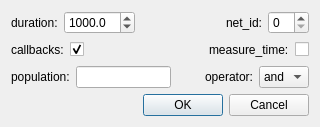
<?xml version="1.0" encoding="UTF-8"?>
<ui version="4.0">
 <class>Dialog</class>
 <widget class="QDialog" name="Dialog">
  <property name="maximumSize">
   <size>
    <width>320</width>
    <height>145</height>
   </size>
  </property>
  <property name="windowTitle">
   <string>Simulation</string>
  </property>
  <layout class="QVBoxLayout" name="verticalLayout">
   <item>
    <layout class="QHBoxLayout" name="horizontalLayout">
     <item>
      <widget class="QLabel" name="label">
       <property name="text">
        <string>duration:</string>
       </property>
      </widget>
     </item>
     <item>
      <widget class="QDoubleSpinBox" name="doubleSpinBox_duration">
       <property name="decimals">
        <number>1</number>
       </property>
       <property name="maximum">
        <double>10000.000000000000000</double>
       </property>
       <property name="value">
        <double>1000.000000000000000</double>
       </property>
      </widget>
     </item>
     <item>
      <spacer name="horizontalSpacer_2">
       <property name="orientation">
        <enum>Qt::Horizontal</enum>
       </property>
       <property name="sizeHint" stdset="0">
        <size>
         <width>40</width>
         <height>20</height>
        </size>
       </property>
      </spacer>
     </item>
     <item>
      <widget class="QLabel" name="label_4">
       <property name="text">
        <string>net_id:</string>
       </property>
      </widget>
     </item>
     <item>
      <widget class="QSpinBox" name="spinBox_net_id"/>
     </item>
    </layout>
   </item>
   <item>
    <layout class="QHBoxLayout" name="horizontalLayout_2">
     <item>
      <widget class="QLabel" name="label_3">
       <property name="text">
        <string>callbacks:</string>
       </property>
      </widget>
     </item>
     <item>
      <widget class="QCheckBox" name="checkBox_callbacks">
       <property name="text">
        <string/>
       </property>
       <property name="checked">
        <bool>true</bool>
       </property>
      </widget>
     </item>
     <item>
      <spacer name="horizontalSpacer">
       <property name="orientation">
        <enum>Qt::Horizontal</enum>
       </property>
       <property name="sizeHint" stdset="0">
        <size>
         <width>40</width>
         <height>20</height>
        </size>
       </property>
      </spacer>
     </item>
     <item>
      <widget class="QLabel" name="label_2">
       <property name="text">
        <string>measure_time:</string>
       </property>
      </widget>
     </item>
     <item>
      <widget class="QCheckBox" name="checkBox_measure_time">
       <property name="text">
        <string/>
       </property>
      </widget>
     </item>
    </layout>
   </item>
   <item>
    <layout class="QHBoxLayout" name="horizontalLayout_3">
     <item>
      <widget class="QLabel" name="label_5">
       <property name="text">
        <string>population:</string>
       </property>
      </widget>
     </item>
     <item>
      <widget class="QLineEdit" name="lineEdit_population"/>
     </item>
     <item>
      <spacer name="horizontalSpacer_3">
       <property name="orientation">
        <enum>Qt::Horizontal</enum>
       </property>
       <property name="sizeHint" stdset="0">
        <size>
         <width>40</width>
         <height>20</height>
        </size>
       </property>
      </spacer>
     </item>
     <item>
      <widget class="QLabel" name="label_6">
       <property name="text">
        <string>operator:</string>
       </property>
      </widget>
     </item>
     <item>
      <widget class="QComboBox" name="comboBox_operator">
       <item>
        <property name="text">
         <string>and</string>
        </property>
       </item>
       <item>
        <property name="text">
         <string>or</string>
        </property>
       </item>
      </widget>
     </item>
    </layout>
   </item>
   <item>
    <widget class="QDialogButtonBox" name="buttonBox">
     <property name="orientation">
      <enum>Qt::Horizontal</enum>
     </property>
     <property name="standardButtons">
      <set>QDialogButtonBox::Cancel|QDialogButtonBox::Ok</set>
     </property>
    </widget>
   </item>
  </layout>
 </widget>
 <resources/>
 <connections>
  <connection>
   <sender>buttonBox</sender>
   <signal>accepted()</signal>
   <receiver>Dialog</receiver>
   <slot>accept()</slot>
   <hints>
    <hint type="sourcelabel">
     <x>248</x>
     <y>254</y>
    </hint>
    <hint type="destinationlabel">
     <x>157</x>
     <y>274</y>
    </hint>
   </hints>
  </connection>
  <connection>
   <sender>buttonBox</sender>
   <signal>rejected()</signal>
   <receiver>Dialog</receiver>
   <slot>reject()</slot>
   <hints>
    <hint type="sourcelabel">
     <x>316</x>
     <y>260</y>
    </hint>
    <hint type="destinationlabel">
     <x>286</x>
     <y>274</y>
    </hint>
   </hints>
  </connection>
 </connections>
</ui>
